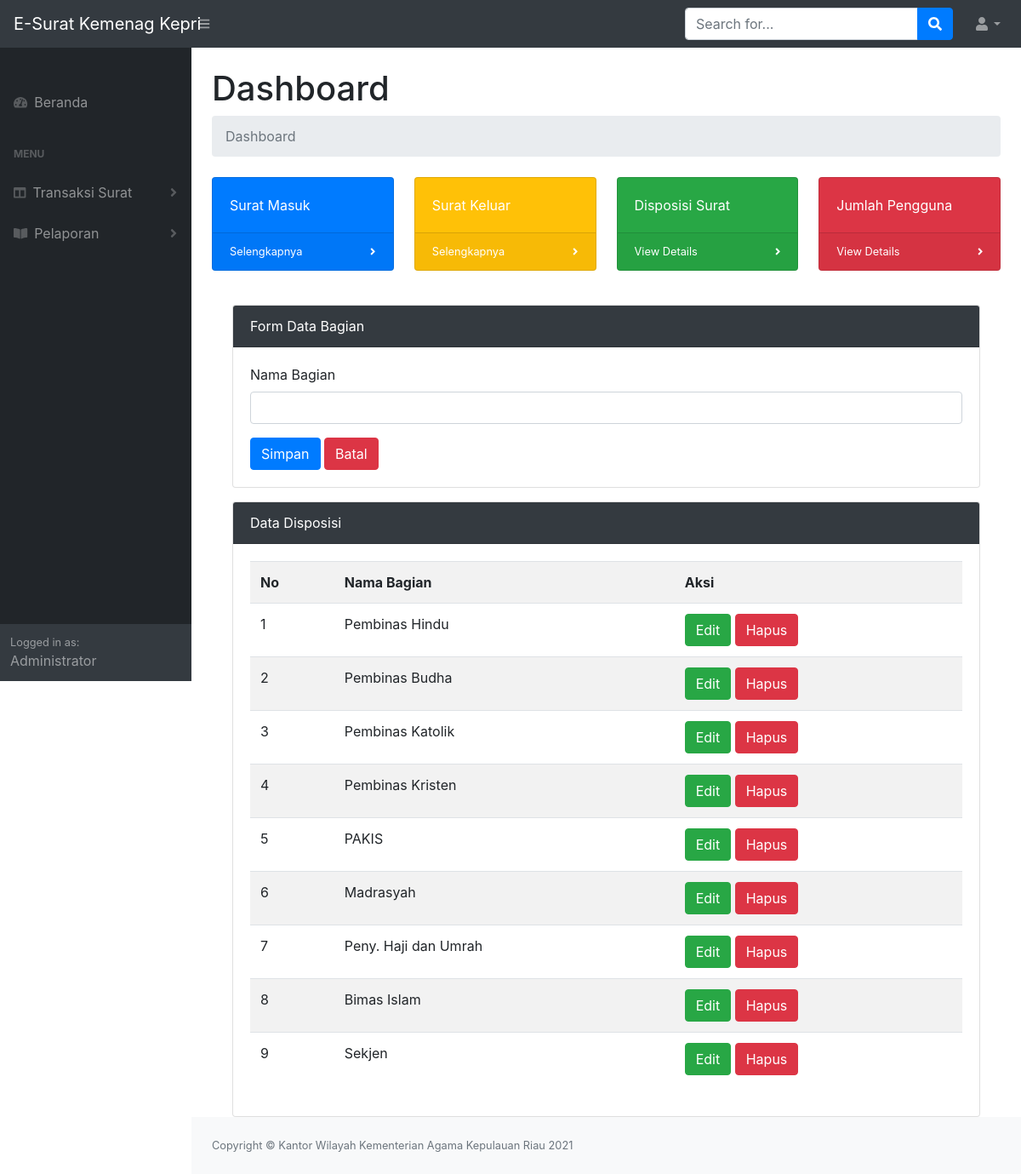
Screenshot of /admin.php?halaman=disposisi (signed in) with the database file from the repository.
### tables this page shows
CREATE TABLE `tbl_disposisi` (
  `id_disposisi` int(11) NOT NULL,
  `nama_disposisi` varchar(50) NOT NULL
);

### admin.php (called while the page is built, shortened)
<?php include "template/header.php"; ?>
<?php include "content.php"; ?>
<?php include "template/footer.php"; ?>

### modul/disposisi/disposisi.php (the view, shortened to what this page needs)
<div class="card mt-3">
  <div class="card-header bg-dark text-white ">
    Form Data Bagian
  </div>
  <div class="card-body">
    <form method="post" action="">
	  <div class="form-group">
	    <label for="nama_disposisi">Nama Bagian</label>
	    <input type="text" class="form-control" id="nama_disposisi" name="nama_disposisi" value="<?=@$vnama_disposisi?>">
	  </div>
	  <button type="submit" name="bsimpan" class="btn btn-primary">Simpan</button>
	  <button type="reset" name="bbatal" class="btn btn-danger">Batal</button>
	</form>
  </div>
</div>
<div class="card mt-3">
  <div class="card-header bg-dark text-white ">
    Data Disposisi
  </div>
  <div class="card-body">
    <table class="table table-borderd table-hovered table-striped">
    	<tr>
    		<th>No</th>
    		<th>Nama Bagian</th>
    		<th>Aksi</th>
    	</tr>
    	<?php
    		$tampil = mysqli_query($koneksi, "SELECT * from tbl_disposisi order by id_disposisi desc");
    		$no = 1;
    		while($data = mysqli_fetch_array($tampil)) :
    	?>
    	<tr>
    		<td><?=$no++?></td>
    		<td><?=$data['nama_disposisi']?></td>
    		<td>
    			<a href="?halaman=disposisi&hal=edit&id=<?=$data['id_disposisi']?>" class="btn btn-success" >Edit </a>
    			<a href="?halaman=disposisi&hal=hapus&id=<?=$data['id_disposisi']?>" class="btn btn-danger"
    				onclick="return confirm('Apakah yakin ingin menghapus data ini?')" >Hapus </a>
    		</td>
    	</tr>
    <?php endwhile; ?>
    </table>
  </div>
</div>

### template/header.php (shortened to what this page needs)
<!DOCTYPE html>
<html lang="en">
    <head>
        <link href="css/styles.css" rel="stylesheet" />
        <link href="https://cdn.datatables.net/1.10.20/css/dataTables.bootstrap4.min.css" rel="stylesheet" />
    </head>
    <body class="sb-nav-fixed">
        <nav class="sb-topnav navbar navbar-expand navbar-dark bg-dark">
            <a class="navbar-brand" href="index.html">E-Surat Kemenag Kepri </a>
            <button class="btn btn-link btn-sm order-1 order-lg-0" id="sidebarToggle" href="#"><i class="fas fa-bars"></i></button>
            <form class="d-none d-md-inline-block form-inline ml-auto mr-0 mr-md-3 my-2 my-md-0">
                <div class="input-group">
                    <input class="form-control" type="text" placeholder="Search for..." aria-label="Search" aria-describedby="basic-addon2" />
                    <div class="input-group-append">
                        <button class="btn btn-primary" type="button"><i class="fas fa-search"></i></button>
                    </div>
                </div>
            </form>
            <ul class="navbar-nav ml-auto ml-md-0">
                <li class="nav-item dropdown">
                    <a class="nav-link dropdown-toggle" id="userDropdown" href="#" role="button" data-toggle="dropdown" aria-haspopup="true" aria-expanded="false"><i class="fas fa-user fa-fw"></i></a>
                </li>
            </ul>
        </nav>
        <div id="layoutSidenav">
            <div id="layoutSidenav_nav">
                <nav class="sb-sidenav accordion sb-sidenav-dark" id="sidenavAccordion">
                    <div class="sb-sidenav-menu">
                        <div class="nav">
                            <div class="sb-sidenav-menu-heading"></div>
                            <a class="nav-link" href="index.php">
                                <div class="sb-nav-link-icon"><i class="fas fa-tachometer-alt"></i></div>
                                Beranda
                            </a>
                            <div class="sb-sidenav-menu-heading">Menu</div>
                            <a class="nav-link collapsed" href="#" data-toggle="collapse" data-target="#collapseLayouts" aria-expanded="false" aria-controls="collapseLayouts">
                                <div class="sb-nav-link-icon"><i class="fas fa-columns"></i></div>
                                Transaksi Surat
                                <div class="sb-sidenav-collapse-arrow"><i class="fas fa-angle-down"></i></div>
                            </a>
                            <a class="nav-link collapsed" href="#" data-toggle="collapse" data-target="#collapsePages" aria-expanded="false" aria-controls="collapsePages">
                                <div class="sb-nav-link-icon"><i class="fas fa-book-open"></i></div>
                                Pelaporan
                                <div class="sb-sidenav-collapse-arrow"><i class="fas fa-angle-down"></i></div>
                            </a>
                        </div>
                    </div>
                    <div class="sb-sidenav-footer">
                        <div class="small">Logged in as:</div>
                        Administrator
                    </div>
                </nav>
            </div>
            <div id="layoutSidenav_content">
                <main>
                    <div class="container-fluid">
                        <h1 class="mt-4">Dashboard</h1>
                        <ol class="breadcrumb mb-4">
                            <li class="breadcrumb-item active">Dashboard</li>
                        </ol>
                        <div class="row">
                            <div class="col-xl-3 col-md-6">
                                <div class="card bg-primary text-white mb-4">
                                    <div class="card-body">Surat Masuk</div>
                                    <div class="card-footer d-flex align-items-center justify-content-between">
                                        <a class="small text-white stretched-link" href="#">Selengkapnya</a>
                                        <div class="small text-white"><i class="fas fa-angle-right"></i></div>
                                    </div>
                                </div>
                            </div>
                            <div class="col-xl-3 col-md-6">
                                <div class="card bg-warning text-white mb-4">
                                    <div class="card-body">Surat Keluar</div>
                                    <div class="card-footer d-flex align-items-center justify-content-between">
                                        <a class="small text-white stretched-link" href="#">Selengkapnya</a>
                                        <div class="small text-white"><i class="fas fa-angle-right"></i></div>
                                    </div>
                                </div>
                            </div>
                            <div class="col-xl-3 col-md-6">
                                <div class="card bg-success text-white mb-4">
                                    <div class="card-body">Disposisi Surat</div>
                                    <div class="card-footer d-flex align-items-center justify-content-between">
                                        <a class="small text-white stretched-link" href="#">View Details</a>
                                        <div class="small text-white"><i class="fas fa-angle-right"></i></div>
                                    </div>
                                </div>
                            </div>
                            <div class="col-xl-3 col-md-6">
                                <div class="card bg-danger text-white mb-4">
                                    <div class="card-body">Jumlah Pengguna</div>
                                    <div class="card-footer d-flex align-items-center justify-content-between">
                                        <a class="small text-white stretched-link" href="#">View Details</a>
                                        <div class="small text-white"><i class="fas fa-angle-right"></i></div>
                                    </div>
                                </div>
                            </div>
                        </div>
    <div class="container">

### content.php
<?php
	@$halaman = $_GET['halaman'];
	if($halaman == "disposisi")
	{
		include "modul/disposisi/disposisi.php";
	}
	elseif ($halaman == "pengirim_surat"){
		include "modul/pengirim_surat/pengirim_surat.php";
	}
	elseif ($halaman == "user"){
		include "modul/user/user.php";
	}
	elseif($halaman == "surat_masuk")
	{
		if(@$_GET['hal'] == "tambahdata" || @$_GET['hal'] == "edit" || @$_GET['hal'] == "hapus"){
			include "modul/arsip/form.php";
		}else{
			include "modul/arsip/data.php";
		}
	}
	else
	{
		include "modul/home.php";
	}
?>

### template/footer.php (shortened to what this page needs)
</div>
                </main>
                <footer class="py-4 bg-light mt-auto">
                    <div class="container-fluid">
                        <div class="d-flex align-items-center justify-content-between small">
                            <div class="text-muted">Copyright &copy; Kantor Wilayah Kementerian Agama Kepulauan Riau 2021</div>
                        </div>
                    </div>
                </footer>
            </div>
        </div>
    </body>
</html>

### rows the page displays
tbl_disposisi: nama_disposisi "Pembinas Hindu"
tbl_disposisi: nama_disposisi "Pembinas Budha"
tbl_disposisi: nama_disposisi "Pembinas Katolik"
tbl_disposisi: nama_disposisi "Pembinas Kristen"
tbl_disposisi: nama_disposisi "PAKIS"
tbl_disposisi: nama_disposisi "Madrasyah"
tbl_disposisi: nama_disposisi "Peny. Haji dan Umrah"
tbl_disposisi: nama_disposisi "Bimas Islam"
tbl_disposisi: nama_disposisi "Sekjen"
